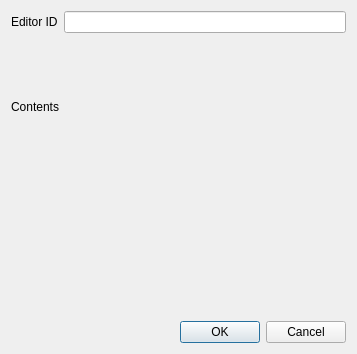
<?xml version="1.0" encoding="UTF-8"?>
<ui version="4.0">
 <class>FormDialogOutfit</class>
 <widget class="QDialog" name="FormDialogOutfit">
  <property name="geometry">
   <rect>
    <x>0</x>
    <y>0</y>
    <width>357</width>
    <height>354</height>
   </rect>
  </property>
  <property name="windowTitle">
   <string>Outfit</string>
  </property>
  <layout class="QGridLayout" name="gridLayout" columnstretch="0,3,1">
   <item row="0" column="1" colspan="2">
    <widget class="QLineEdit" name="editorID"/>
   </item>
   <item row="0" column="0">
    <widget class="QLabel" name="label">
     <property name="text">
      <string>Editor ID</string>
     </property>
     <property name="buddy">
      <cstring>editorID</cstring>
     </property>
    </widget>
   </item>
   <item row="3" column="0" colspan="3">
    <layout class="QHBoxLayout" name="horizontalLayout">
     <item>
      <spacer name="horizontalSpacer">
       <property name="orientation">
        <enum>Qt::Horizontal</enum>
       </property>
       <property name="sizeHint" stdset="0">
        <size>
         <width>0</width>
         <height>0</height>
        </size>
       </property>
      </spacer>
     </item>
     <item>
      <widget class="QPushButton" name="buttonOK">
       <property name="text">
        <string>OK</string>
       </property>
      </widget>
     </item>
     <item>
      <widget class="QPushButton" name="buttonCancel">
       <property name="text">
        <string>Cancel</string>
       </property>
      </widget>
     </item>
    </layout>
   </item>
   <item row="1" column="0" colspan="3">
    <widget class="QLabel" name="label_2">
     <property name="text">
      <string>Contents</string>
     </property>
    </widget>
   </item>
   <item row="2" column="0" colspan="3">
    <widget class="DKFormListPane" name="forms">
     <property name="showFormTypes">
      <bool>false</bool>
     </property>
    </widget>
   </item>
  </layout>
 </widget>
 <customwidgets>
  <customwidget>
   <class>DKFormListPane</class>
   <extends>QWidget</extends>
   <header>widgets/DKFormListPane.h</header>
  </customwidget>
 </customwidgets>
 <tabstops>
  <tabstop>editorID</tabstop>
  <tabstop>buttonOK</tabstop>
  <tabstop>buttonCancel</tabstop>
 </tabstops>
 <resources/>
 <connections/>
</ui>
